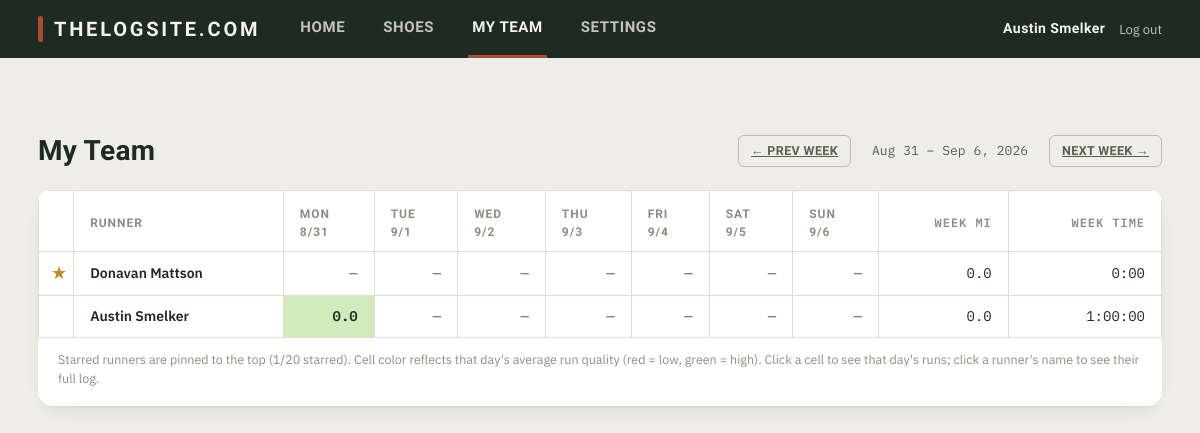
Screenshot of /team?week=2026-08-31 (signed in) with the database file from the repository.
### tables this page shows
CREATE TABLE users (
    id                    INTEGER PRIMARY KEY AUTOINCREMENT,
    email                 TEXT NOT NULL UNIQUE COLLATE NOCASE,
    username              TEXT NOT NULL UNIQUE COLLATE NOCASE,
    password_hash         TEXT NOT NULL,
    created_at            TEXT NOT NULL,
    theme                 TEXT NOT NULL DEFAULT 'light' CHECK (theme IN ('light', 'dark')),
    notify_comments       INTEGER NOT NULL DEFAULT 1,
    notify_replies        INTEGER NOT NULL DEFAULT 1,
    notify_starred_posts  INTEGER NOT NULL DEFAULT 1,
    silent_start          TEXT,
    silent_end            TEXT,
    premium               INTEGER NOT NULL DEFAULT 0
);

### app.py (the view)
@app.route("/team")
@login_required
def team():
    viewer = get_current_user()
    starred_ids = db.get_starred_ids(viewer["id"])
    users = sorted(db.list_users(), key=lambda u: (u["id"] not in starred_ids, u["username"].lower()))
    today = date.today()
    week_param = request.args.get("week")
    try:
        monday = week_start(date.fromisoformat(week_param)) if week_param else week_start(today)
    except ValueError:
        monday = week_start(today)
    runs = db.list_runs_in_range(monday.isoformat(), (monday + timedelta(days=6)).isoformat())
    grid, popup_data = build_team_grid(users, monday, runs)
    for row in grid:
        row["starred"] = row["user"]["id"] in starred_ids
    return render_template(
        "team.html",
        active_tab="team",
        grid=grid,
        week_days=[monday + timedelta(days=i) for i in range(7)],
        week_label=f"{fmt_month_day(monday)} – {fmt_month_day(monday + timedelta(days=6))}, {(monday + timedelta(days=6)).year}",
        prev_week=(monday - timedelta(days=7)).isoformat(),
        next_week=(monday + timedelta(days=7)).isoformat(),
        is_current_week=(monday == week_start(today)),
        popup_data=popup_data,
        star_count=db.count_stars(viewer["id"]),
        max_stars=db.MAX_STARS,
    )

### app.py (called while the page is built)
def get_current_user():
    uid = session.get("user_id")
    if not uid:
        return None
    return db.get_user(uid)

def login_required(view):
    @wraps(view)
    def wrapped(*args, **kwargs):
        if get_current_user() is None:
            return redirect(url_for("login", next=request.path))
        return view(*args, **kwargs)
    return wrapped

def get_csrf_token():
    if "csrf_token" not in session:
        session["csrf_token"] = secrets.token_hex(16)
    return session["csrf_token"]

@app.context_processor
def inject_globals():
    return {
        "current_user": get_current_user(),
        "csrf_token": get_csrf_token(),
        "site_name": SITE_NAME,
        "vapid_public_key": VAPID_PUBLIC_KEY,
    }

@app.before_request
def csrf_protect():
    if request.method == "POST":
        token = session.get("csrf_token")
        supplied = request.form.get("csrf_token") or request.headers.get("X-CSRFToken")
        if not token or not supplied or not secrets.compare_digest(token, supplied):
            abort(400, description="Your session expired or the form was tampered with. Go back and try again.")

def format_seconds(total_seconds):
    if total_seconds is None:
        return ""
    total_seconds = int(total_seconds)
    h, rem = divmod(total_seconds, 3600)
    m, s = divmod(rem, 60)
    if h:
        return f"{h}:{m:02d}:{s:02d}"
    return f"{m}:{s:02d}"

def fmt_month_day(d):
    return f"{d.strftime('%b')} {d.day}"

def week_start(d):
    return d - timedelta(days=d.weekday())

def quality_color(avg_quality):
    if avg_quality is None:
        return None
    q = max(1.0, min(10.0, avg_quality))
    hue = (q - 1) / 9 * 120
    return f"hsl({hue:.0f}, 55%, 83%)"

### db.py (called while the page is built)
def get_db():
    conn = sqlite3.connect(DB_PATH)
    conn.row_factory = sqlite3.Row
    conn.execute("PRAGMA foreign_keys = ON")
    return conn

def get_user(user_id):
    conn = get_db()
    row = conn.execute("SELECT * FROM users WHERE id = ?", (user_id,)).fetchone()
    conn.close()
    return row

def list_users():
    conn = get_db()
    rows = conn.execute("SELECT * FROM users ORDER BY username COLLATE NOCASE ASC").fetchall()
    conn.close()
    return rows

def list_runs_in_range(start_date, end_date):
    conn = get_db()
    rows = conn.execute(
        RUN_SELECT + " WHERE runs.date >= ? AND runs.date <= ? ORDER BY runs.created_at ASC",
        (start_date, end_date),
    ).fetchall()
    conn.close()
    return rows

### templates/team.html (shortened to what this page needs)
{% extends "base.html" %}
{% block content %}
<section class="log-header">
  <h1 class="page-title">My Team</h1>
  <div class="week-nav">
    <a href="{{ url_for('team', week=prev_week) }}" class="btn btn-ghost btn-small">&larr; Prev week</a>
    <span class="week-nav-label">{{ week_label }}</span>
    {% if not is_current_week %}
    <a href="{{ url_for('team', week=next_week) }}" class="btn btn-ghost btn-small">Next week &rarr;</a>
    {% else %}
    <span class="btn btn-ghost btn-small btn-disabled">Next week &rarr;</span>
    {% endif %}
  </div>
</section>
<section class="log">
  {% if not grid %}
  <div class="empty-state"><p>No runners yet.</p></div>
  {% else %}
  <div class="table-scroll">
    <table class="log-table team-grid">
      <thead>
        <tr>
          <th class="star-col"></th>
          <th>Runner</th>
          {% for d in week_days %}
          <th><a href="{{ url_for('team_day', date_str=d.isoformat()) }}">{{ d.strftime('%a') }}<br>{{ d.month }}/{{ d.day }}</a></th>
          {% endfor %}
          <th class="num">Week&nbsp;mi</th>
          <th class="num">Week&nbsp;time</th>
        </tr>
      </thead>
      <tbody>
        {% for row in grid %}
        <tr>
          <td class="star-col">
            {% if row.user.id != current_user.id %}
            <form method="post" class="inline-form" action="{{ url_for('unstar_user_route' if row.starred else 'star_user_route', user_id=row.user.id) }}">
              <button type="submit" class="star-btn {{ 'is-starred' if row.starred else '' }}" title="{{ 'Unstar' if row.starred else 'Star' }} {{ row.user.username }}">&#9733;</button>
            </form>
            {% endif %}
          </td>
          <td><a class="runner-link" href="{{ url_for('user_profile', username=row.user.username) }}">{{ row.user.username }}</a></td>
          {% for day in row.days %}
          <td class="team-cell {{ 'has-data' if day.has_runs else '' }}"
              {% if day.has_runs %}data-cell-key="{{ row.user.id }}_{{ day.date }}" role="button" tabindex="0"{% endif %}
              {% if day.color %}style="background-color: {{ day.color }};"{% endif %}>
            {{ '%.1f'|format(day.distance) if day.distance is not none else '—' }}
          </td>
          {% endfor %}
          <td class="num">{{ row.week_distance }}</td>
          <td class="num">{{ row.week_time }}</td>
        </tr>
        {% endfor %}
      </tbody>
    </table>
  </div>
  <p class="log-footnote">Starred runners are pinned to the top ({{ star_count }}/{{ max_stars }} starred). Cell color reflects that day's average run quality (red = low, green = high). Click a cell to see that day's runs; click a runner's name to see their full log.</p>
  {% endif %}
</section>
{% endblock %}

### templates/base.html (shortened to what this page needs)
<!doctype html>
<html lang="en" data-theme="{{ current_user.theme if current_user else 'light' }}">
<head>
<link rel="stylesheet" href="{{ url_for('static', filename='style.css') }}">
</head>
<body>
<header class="topbar">
  <div class="topbar-inner">
    <span class="wordmark">{{ site_name }}</span>
    {% if current_user %}
    <nav class="tabs">
      <a href="{{ url_for('home') }}" class="tab {{ 'is-active' if active_tab == 'home' else '' }}">Home</a>
      <a href="{{ url_for('shoes') }}" class="tab {{ 'is-active' if active_tab == 'shoes' else '' }}">Shoes</a>
      <a href="{{ url_for('team') }}" class="tab {{ 'is-active' if active_tab == 'team' else '' }}">My Team</a>
      <a href="{{ url_for('settings') }}" class="tab {{ 'is-active' if active_tab == 'settings' else '' }}">Settings</a>
    </nav>
    <div class="topbar-user">
      <span class="topbar-username-link">{{ current_user.username }}</span>
      <form method="post" action="{{ url_for('logout') }}" class="inline-form">
        <button type="submit" class="link-btn">Log out</button>
      </form>
    </div>
    {% else %}
    <nav class="tabs">
      <a href="{{ url_for('login') }}" class="tab {{ 'is-active' if active_tab == 'login' else '' }}">Log in</a>
      <a href="{{ url_for('register') }}" class="tab {{ 'is-active' if active_tab == 'register' else '' }}">Sign up</a>
    </nav>
    {% endif %}
  </div>
</header>
<main class="page">
  {% block content %}{% endblock %}
</main>
</body>
</html>

### rows the page displays
users: username "Austin Smelker", user.username "Austin Smelker"
users: user.username "Donavan Mattson"

### other values shown
{{ site_name }} "THELOGSITE.COM"
{{ week_label }} "Aug 31 – Sep 6, 2026"
{{ d.strftime('%a') }} "MON" "TUE" "WED" "THU" "FRI" "SAT" "SUN"
{{ d.month }} "8" "9" "9" "9" "9" "9" "9"
{{ d.day }} "31" "1" "2" "3" "4" "5" "6"
{{ '%.1f'|format(day.distance) if day.distance is not none else '—' }} "—" "—" "—" "—" "—" "—" "—" "0.0" "—" "—" "—" "—" "—" "—"
{{ row.week_distance }} "0.0" "0.0"
{{ row.week_time }} "0:00" "1:00:00"
{{ star_count }} "1"
{{ max_stars }} "20"
